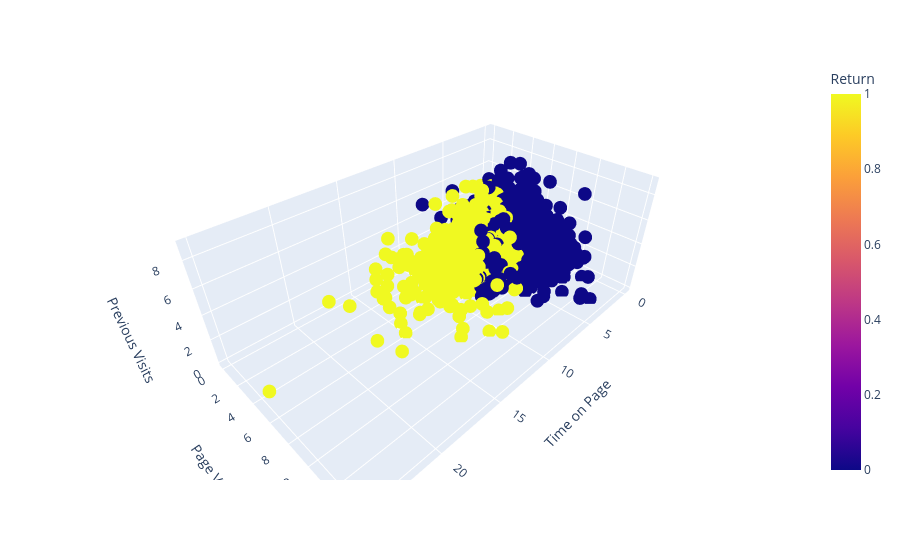

Notebook code for this chart:
### Code cell
import plotly.express as px

fig = px.scatter_3d(
    df,
    x='Time on Page',
    y='Page Views',
    z='Previous Visits',
    color='Return'   # return vs not return
)

fig.show()

### after seeing the data --- data overlaped

### Figure 1 — Plotly figure (JSON) as saved in the notebook; plotly's stock layout.template omitted (floating-point values rounded to 4 significant figures; data arrays with more than 128 entries replaced by an {"elided": "..."} marker saying what was removed)
{"data": [{"hovertemplate": "Time on Page=%{x}<br>Page Views=%{y}<br>Previous Visits=%{z}<br>Return=%{marker.color}<extra></extra>", "legendgroup": "", "marker": {"color": {"elided": "2000 int values"}, "coloraxis": "coloraxis", "symbol": "circle"}, "mode": "markers", "name": "", "scene": "scene", "showlegend": false, "type": "scatter3d", "x": {"elided": "2000 float values"}, "y": {"elided": "2000 int values"}, "z": {"elided": "2000 int values"}}], "layout": {"coloraxis": {"colorbar": {"title": {"text": "Return"}}, "colorscale": [[0, "#0d0887"], [0.1111, "#46039f"], [0.2222, "#7201a8"], [0.3333, "#9c179e"], [0.4444, "#bd3786"], [0.5556, "#d8576b"], [0.6667, "#ed7953"], [0.7778, "#fb9f3a"], [0.8889, "#fdca26"], [1, "#f0f921"]]}, "legend": {"tracegroupgap": 0}, "margin": {"t": 60}, "scene": {"domain": {"x": [0, 1], "y": [0, 1]}, "xaxis": {"title": {"text": "Time on Page"}}, "yaxis": {"title": {"text": "Page Views"}}, "zaxis": {"title": {"text": "Previous Visits"}}}}}
